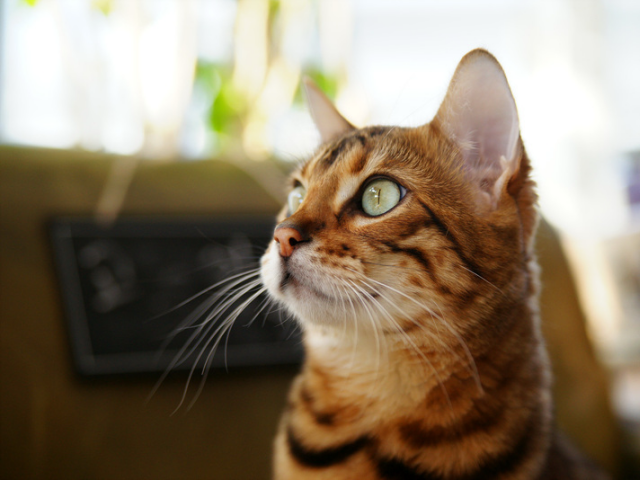
#> input picture images/cat.bmp, 640 x 480 px, found by its file name
$ python cvtest2.py
#> lines starting #> are read from the running program, lines starting #| are printed output that depends on the picture
import cv2
import numpy as np

image = np.zeros((300,400), np.uint8)
image.fill(200)

cv2.imshow('window title', image)
cv2.waitKey(0)
cv2.destroyAllWindows()
#------------------------------------------------------------
import sys
import cv2

print('Hello OpenCV', cv2.__version__)

image = cv2.imread('images\cat.bmp', cv2.IMREAD_COLOR)
#> image is the input picture: shape (480, 640, 3); mean B, G, R 104.5, 125.6, 140.8
#image = cv2.imread('images\cat.bmp', cv2.IMREAD_GRAYSCALE)
#image = cv2.imread('images\cat.bmp', cv2.IMREAD_UNCHANGED)
print(image.shape)
#| (480, 640, 3)
print(image)
#> (printed output is left out)

if image is None:
    print('Image load failed!')
    sys.exit()

cv2.namedWindow('image')
cv2.imshow('image', image)
cv2.waitKey()

cv2.destroyAllWindows()
#--------------------------------------------------------------
img1 = cv2.imread('images/cat.jpg', cv2.IMREAD_GRAYSCALE)
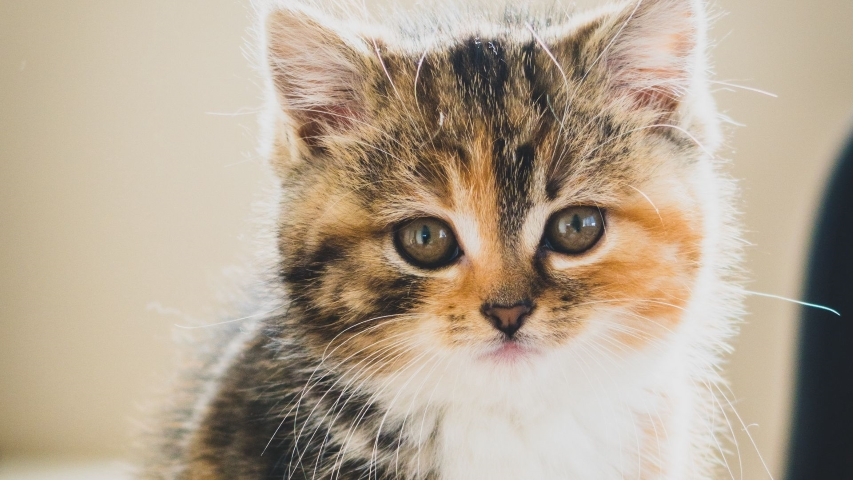
#> input picture images/cat.jpg, 853 x 480 px
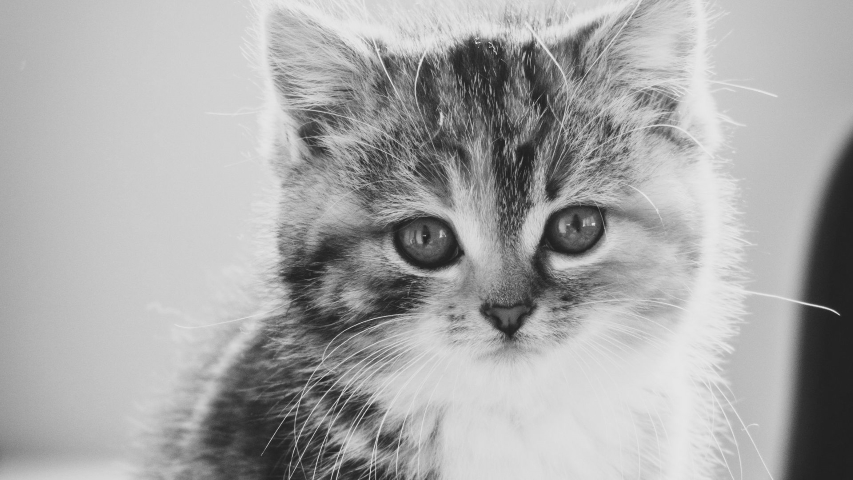
#> img1: shape (480, 853); min 31, max 232, mean 167.6
img2 = cv2.imwrite('images/cat_gray.jpg', img1, [cv2.IMWRITE_JPEG_QUALITY, 90])

if img2 is None:
    print('Image save gailed!')
    sys.exit()
